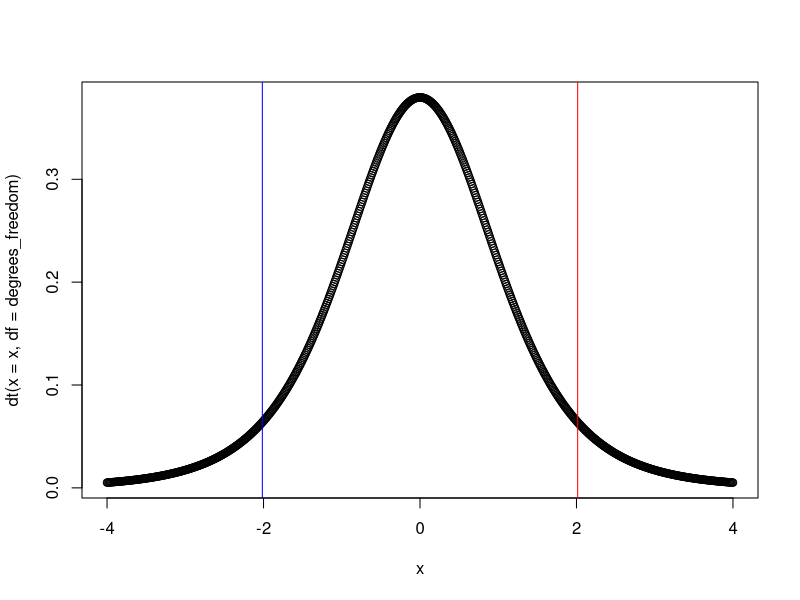

Recreate this plot in R.
degrees_freedom = 5
x <- seq(-4,4,0.01)
plot(dt(x = x,df = degrees_freedom),x = x)

left_quant = qt(p = 0.05,df = degrees_freedom)
abline(v=left_quant,col = 'blue')

right_quant = qt(p = 0.95,df = degrees_freedom)
abline(v=right_quant,col = 'red')
